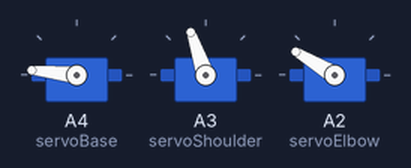
A sketch run on a simulated Arduino Uno, built with avr-gcc and run on an emulated ATmega328P. Parts: 3 × servo. What the sketch prints to the serial monitor is not drawn.

Above: at 0.16 s.
At 1.79 s:
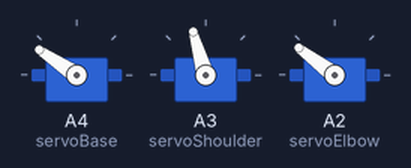
At 3.43 s:
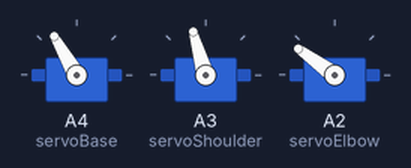
At 7.97 s:
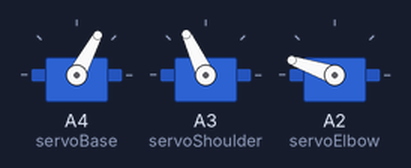
At 15.63 s:
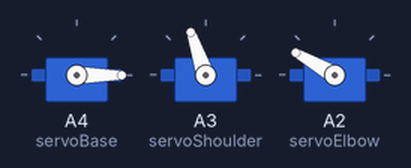
At 39.22 s:
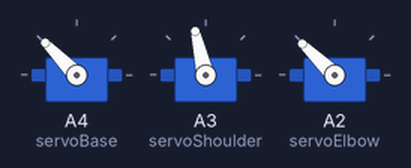
Timing chart, 0 to 40.0 s (numbered marks = the images above):
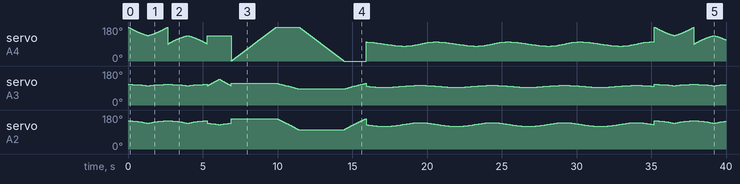

The sketch:

3DOFInverseKinematics.ino
```cpp
#include <Servo.h>
#include <math.h>

Servo servoBase;
Servo servoShoulder;
Servo servoElbow;

float upperArm = 95;//mm
float foreArm = 95;

void setup(){
  servoBase.attach(A4, 350, 2450);
  servoShoulder.attach(A3, 350, 2450);
  servoElbow.attach(A2, 350, 2450);

  Serial.begin( 19200 );
  Serial.println("Ready");
}

void loop(){

  xAxis();
  yAxis();
  zAxis();


  //homePosition();
  displayXYPerimeter();

  circle();
  circle();
  circle();
  circle();
  //rectangle();
  //verticalRTriangle();
}

//x must be positive
void inverseKinematics( float x, float y, float z){
  float base = atan2( x, y );//angle of rotation for base
  float tempZ = z;
  z = sqrt(sq(x) + sq(z)) + sqrt(sq(y) + sq(z)) - sqrt(sq(y));//new z height with arc compensation in x and z dimensions

  float wristShoulderSep = sqrt(sq(z) + sq(y));//distance between the wrist and the shoulder
  float zHeightAngle = (isnan(tan(tempZ/y)) == 1) ? 0 : tan(tempZ/y);//angle between the zero height position and the current height, the adjacent angle is y
  float shoulder = acos((sq(wristShoulderSep) + sq(upperArm) - sq(foreArm))/(2*wristShoulderSep*upperArm)) + zHeightAngle;//the angle of the shoulder in the x and z dimensions
  float elbow = acos(( sq(upperArm) + sq(foreArm) - sq(wristShoulderSep) ) / ( 2 * upperArm * foreArm ));//angle of the elbow

  float baseDegrees = 180 - (base * 57);
  float shoulderDegrees = (shoulder * 57) + 35;
  float elbowDegrees = 180 - (elbow * 57);

  servoBase.write(baseDegrees);
  servoShoulder.write(shoulderDegrees);
  servoElbow.write(elbowDegrees);

  Serial.println(zHeightAngle);
}

void homePosition(){
  delay(250);
  inverseKinematics(0,35,0);
  delay(1000);
}

void displayXYPerimeter(){
  float outerRadius = 120;
  float innerRadius = 30;
  float angle;
  float x,y,z;

  for( angle = 180; angle > 0; angle-- ) {
      x = sqrt(sq(innerRadius * sin( radians( angle )) ));
      y = innerRadius * cos( radians( angle ));
      inverseKinematics( x, y, 0);
      delay( 15 );
  }
  for( float radius = innerRadius; radius < outerRadius; radius++ ) {
      x = sqrt(sq(radius * sin( radians( angle )) ));
      y = radius * cos( radians( angle ));
      inverseKinematics( x, y, 0);
      delay( 15 );
  }
  for( angle = 0; angle < 180; angle++ ) {
      x = sqrt(sq(outerRadius * sin( radians( angle )) ));
      y = outerRadius * cos( radians( angle ));
      inverseKinematics( x, y, 0);
      delay( 15 );
  }
  for( float radius = outerRadius; radius > innerRadius; radius-- ) {
      x = sqrt(sq(radius * sin( radians( angle )) ));
      y = radius * cos( radians( angle ));
      inverseKinematics( x, y, 0);
      delay( 15 );
  }
}

void verticalRTriangle(){
  float adjacent = 50;
  float opposite = 50;
  float hypotenuse = sqrt(sq(adjacent) + sq(opposite));

  for (float y = 25; y < 25+adjacent; y+= 0.25){
    inverseKinematics(0, y, 0);
    delay( 15 );
  }
  for (float z = 0; z < adjacent; z+= 0.25){
    inverseKinematics(0, 25+adjacent, z);
    delay( 15 );
  }

  float z = opposite;
  for (float y = 25+adjacent; y > adjacent - 1; y-= 0.25){
    z--;
    inverseKinematics(0, y, z);
    delay( 15 );
  }
}

void rectangle(){
  float width = 20;
  float depth = 20;
  float baseDistanceX = 20;
  float baseDistanceY = -10;
  float baseWidth = width + baseDistanceY;
  float baseDepth = depth + baseDistanceX;

  for (float x = baseDistanceX; x < baseDepth; x++){
    inverseKinematics(x, baseDistanceY, 0);
    delay( 15 );
  }
  for (float y = baseDistanceY; y < baseWidth; y++){
    inverseKinematics(baseDepth, y, 0);
    delay( 15 );
  }
  for (float x = baseDepth; x > baseDistanceX; x--){
    inverseKinematics(x, baseWidth, 0);
    delay( 15 );
  }
  for (float y = baseWidth; y > baseDistanceY; y--){
    inverseKinematics(baseDistanceX, y, 0);
    delay( 15 );
  }
}

void xAxis(){
    for( float x = 0; x < 50; x++) {
      inverseKinematics( x, 50, 0);
      delay( 25 );
    }
    for( float x = 50; x > 0; x-- ) {
      inverseKinematics( x, 50, 0);
      delay( 25 );
    }
}


void yAxis(){
    for( float y = 0; y < 50; y++ ) {
      inverseKinematics( 50, y, 0);
      delay( 25 );
    }
    for( float y = 50; y > 0; y-- ) {
      inverseKinematics( 50, y, 0);
      delay( 25 );
    }
}


void zAxis(){
    for( float z = 0; z < 30; z++ ) {
      inverseKinematics( 50, 50, z);
      delay( 25 );
    }
    for( float z = 30; z > 0; z-- ) {
      inverseKinematics( 50, 50, z);
      delay( 25 );
    }
}

void circle(){
  float radius = 15;
  float baseX = 80;
  float baseY = 0;
  float x,y,z;
  for( float angle = 0; angle < 360; angle += 2 ) {
      x = radius * sin( radians( angle )) + baseX;
      y = radius * cos( radians( angle )) + baseY;
      inverseKinematics( x, y, 0);
      delay( 25 );
  }
}
```

Measured:
- by itself, servo on A3 (servoShoulder): 109° → 108° at 0.29 s, → 107° 0.29 s later, → 106° 0.19 s later, → 105° 0.16 s later, … (257 changes in this stretch)
